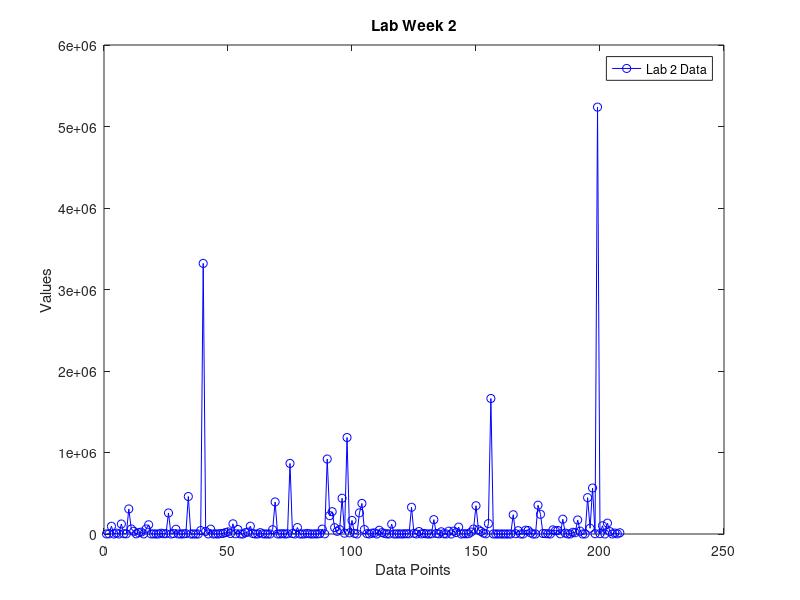
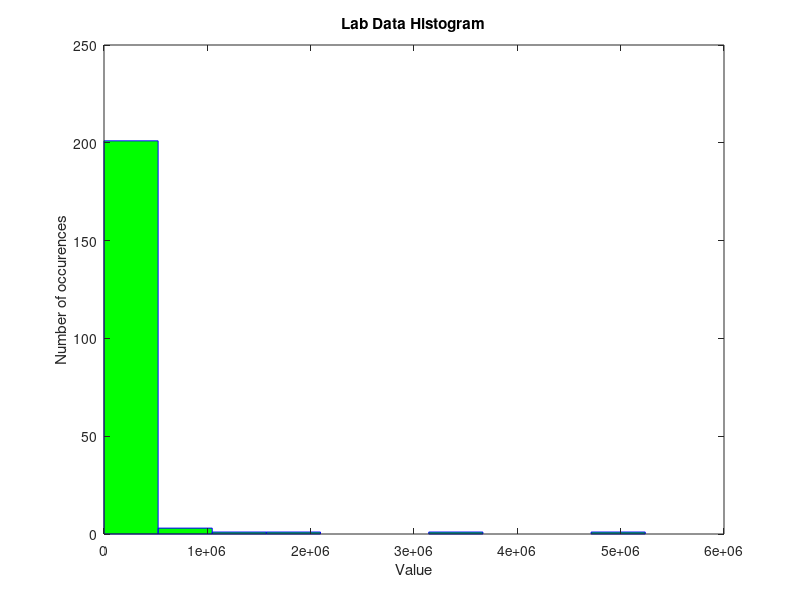

The MATLAB script that drew these images, in order:
clear all
clc

labData = [1269
2087
94693
407
11012

323
122547
3491
1782
307434
61730
33480
1731
16021
22816
829
62119
112977
378
1327
466
249
9424
3542
3524
258347
51
5515
58005
627
334
1437
4364
459790
114
367
235
103
42457
3320285
31621
1243
59611
81
1566
22
4866
7132
17613
25658
5717
125052

2967

55141
429
81
16105
22812
95723
5280
132
297
16755
2153
634
40
869
52827
393289
909
539
3858
216
2303
865753
5427
348
79185
506
158
1518
7165
1250
282
1481
942
3880
60054
1947
920047
224941
273529
77902
32875
54235
438694
9703
1183946
13557
166731
7554
22
259349
374771
54822
4474
378
9641
13619
334
46021
16204
8350
1313
730
121132
275
469
2127
66
2050
2985
1830
328039

7924

44
30374
1111
6960
1742
139
2035
176309
6498
1731
27033
2780
920
34917
4
34906

16953
84484
114
3473
2039
3964
23883
60711
346814
51925
30825
11192
2145
127102
1662526
612
11
95
312
70
132
132
77
236254
3495

40579
191
286
47110
43509
14389
161
11
353458
241732
5798
4602
2182
455
50744
39233
43997
2450
181461
10840

953
110
20968
15735
171971
34620
11
994
445944
70641
564524
3553
5237968
4591
100912
66
133237
29035

209
11250

2171
15130
]

%%
minData = min(labData)
maxData = max(labData)
rangeData = range(labData)
sumData = sum(labData)
AvgData = mean(labData)
medianData = median(labData)
modeData = mode(labData)
%% 
figure(1)
plot(labData, 'bo-')
xlabel('Data Points')
ylabel('Values')
title('Lab Week 2')
legend('Lab 2 Data')
%% 

figure(2)
hist(labData)
xlabel('Value')
ylabel('Number of occurences')
title('Lab Data Histogram')


%%

handle = findobj(gca, 'Type', 'patch')
set(handle, 'FaceColor', 'g', 'EdgeColor', 'b')



